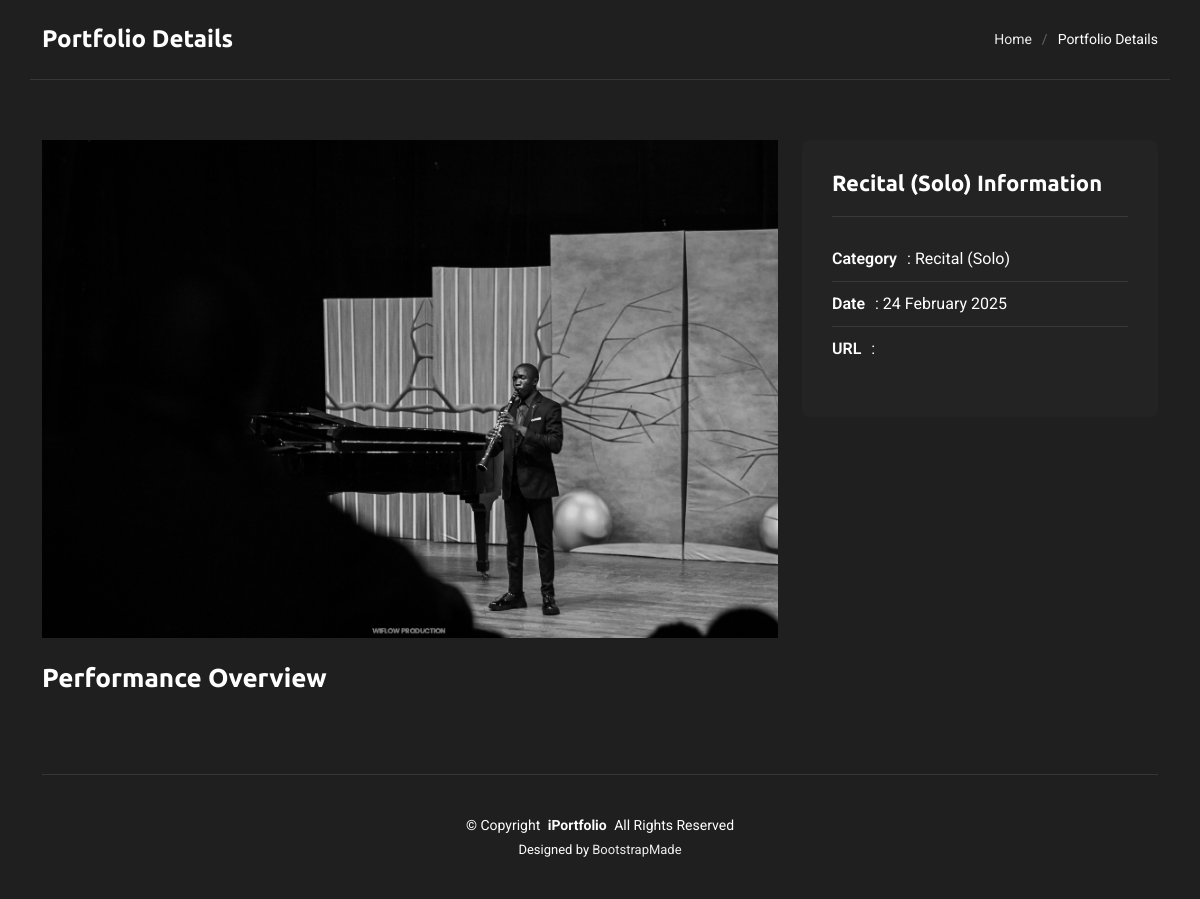
The app's page /portfolio-details/4 with its own data.
### davis/models.py (models this page shows, shortened)
class Portfolio(models.Model):
    portfolio_pics = models.ImageField(upload_to='image/', height_field=None, width_field=None, max_length=None)
    categorys = models.ForeignKey(PortfolioCategory, on_delete=models.CASCADE)
    title = models.CharField(max_length=100)
    date = models.CharField(max_length=100)
    url = models.URLField(blank=True)
    details = models.TextField(blank=True)

class PortfolioCategory(models.Model):
    category = models.CharField(max_length=100)

### davis/views.py (the view)
# urls.py: path('portfolio-details/<int:pk>', views.portfolio_details, name='portfolio-details'),
def portfolio_details(request, pk):
    portfolio_detail = Portfolio.objects.get(id=pk)
    context = {
        'portfolio_detail':portfolio_detail,
        'show_sidebar':False,
    }
    return render(request, 'portfolio-details.html', context)

### davis/context_processors.py (called while the page is built)
def social_links(request):
    return {'social_links': SocialLink.objects.all()}

### templates/portfolio-details.html (shortened to what this page needs)
{% extends 'base.html' %}
{% load static %}
{% block content %}
<main class="main">
  <div class="page-title dark-background">
    <div class="container d-lg-flex justify-content-between align-items-center">
      <h1 class="mb-2 mb-lg-0">Portfolio Details</h1>
      <nav class="breadcrumbs">
        <ol>
          <li><a href="{% url 'index' %}#portfolio">Home</a></li>
          <li class="current">Portfolio Details</li>
        </ol>
      </nav>
    </div>
  </div>
  <section id="portfolio-details" class="portfolio-details section">
    <div class="container" data-aos="fade-up" data-aos-delay="100">
      <div class="row gy-4">
        <div class="col-lg-8">
          <div class="portfolio-details-slider swiper init-swiper">
            <div class="swiper-wrapper align-items-center">
              <div class="swiper-slide">
                <img src="{{portfolio_detail.portfolio_pics.url}}" alt="Portfolio Image" class="img-fluid"
                  loading="lazy">
              </div>
            </div>
          </div>
        </div>
        <div class="col-lg-4">
          <div class="portfolio-info" data-aos="fade-left" data-aos-delay="200">
            <h3>{{portfolio_detail.categorys.category}} Information</h3>
            <ul>
              <li><strong>Category</strong>: {{portfolio_detail.categorys.category}}</li>
              <li><strong>Date</strong>: {{portfolio_detail.date}}</li>
              <li><strong>URL</strong>:
              </li>
            </ul>
          </div>
        </div>
        <div class="col-lg-12">
          <div class="portfolio-description" data-aos="fade-up" data-aos-delay="300">
            <h2>Performance Overview</h2>
          </div>
        </div>
      </div>
    </div>
  </section>
</main>
{% endblock %}

### static/assets/css/main.css (style rules this page uses)
:root { --default-font: "Roboto", system-ui, -apple-system, "Segoe UI", Roboto, "Helvetica Neue", Arial, "Noto Sans", "Liberation Sans", sans-serif, "Apple Color Emoji", "Segoe UI Emoji", "Segoe UI Symbol", "Noto Color Emoji"; --heading-font: "Ubuntu", sans-serif; --nav-font: "Nunito", sans-serif; }
:root { --background-color: #1f1f1f; --default-color: #ffffff; --heading-color: #ffffff; --accent-color: #ececec; --surface-color: #232323; --contrast-color: #310606; }
:root { --nav-color: rgba(236, 236, 236, 0.59); --nav-hover-color: #ffffff; --nav-mobile-background-color: #393939; --nav-dropdown-background-color: #393939; --nav-dropdown-color: #ffffff; --nav-dropdown-hover-color: #ececec; }
.dark-background { --background-color: #040b14; --default-color: #ffffff; --heading-color: #ffffff; --surface-color: hsl(213, 34%, 13%); --contrast-color: #ffffff; }
:root { scroll-behavior: smooth; }
body { color: var(--default-color); background-color: var(--background-color); font-family: var(--default-font); }
a { color: var(--accent-color); text-decoration: none; transition: 0.3s; }
h1, h2, h3, h4, h5, h6 { color: var(--heading-color); font-family: var(--heading-font); }
.page-title { color: var(--default-color); padding: 25px 0 0 0; position: relative; }
.page-title .container { border-bottom: 1px solid color-mix(in srgb, var(--default-color), transparent 90%); padding-bottom: 25px; }
.page-title h1 { font-size: 24px; font-weight: 700; }
.page-title .breadcrumbs ol { display: flex; flex-wrap: wrap; list-style: none; padding: 0; margin: 0; font-size: 14px; font-weight: 400; }
.page-title .breadcrumbs ol li+li { padding-left: 10px; }
.page-title .breadcrumbs ol li+li::before { content: "/"; display: inline-block; padding-right: 10px; color: color-mix(in srgb, var(--default-color), transparent 70%); }
section, .section { color: var(--default-color); background-color: var(--background-color); padding: 60px 0; overflow: clip; }
.portfolio-details .portfolio-info { padding: 30px; background-color: var(--surface-color); border-radius: 8px; box-shadow: 0 0 30px rgba(var(--default-color), 0.1); }
.portfolio-details .portfolio-info h3 { font-size: 22px; font-weight: 700; margin-bottom: 20px; padding-bottom: 20px; border-bottom: 1px solid color-mix(in srgb, var(--default-color), transparent 90%); }
.portfolio-details .portfolio-info ul { padding: 0; list-style: none; }
.portfolio-details .portfolio-info ul li { padding: 10px 0; border-bottom: 1px solid color-mix(in srgb, var(--default-color), transparent 90%); }
.portfolio-details .portfolio-info ul li:last-child { border-bottom: 0; }
.portfolio-details .portfolio-info ul li strong { font-weight: 600; margin-right: 10px; color: var(--heading-color); }
.portfolio-details .portfolio-description h2 { font-size: 26px; font-weight: 700; margin-bottom: 20px; }
html:not(.no-js) [data-aos^=fade] { opacity: 1; transition-property: opacity, transform; }

### records on screen
Portfolio: portfolio_pics (picture), categorys.category "Recital (Solo)", date "24 February 2025"
